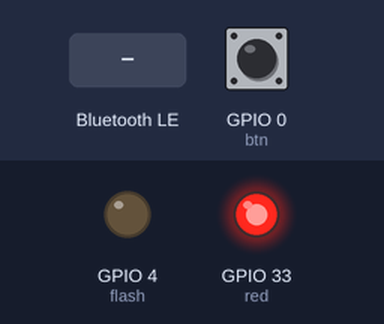
This program was run on a simulated ESP32 board running MicroPython. Shown: output pins drawn as LEDs (lit = HIGH). The test bench sets the inputs (shaded band); at power-on: GPIO 0 (btn) HIGH. Nothing arrives over Bluetooth unless stated; what the program prints to the serial console is not drawn.

Above: at 1.2 s.
1.3 s: "1" written over Bluetooth
At 2.0 s:
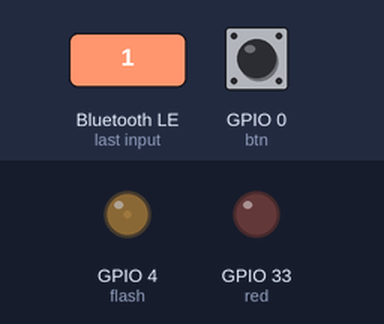
4.4 s: "0" written over Bluetooth
At 5.6 s:
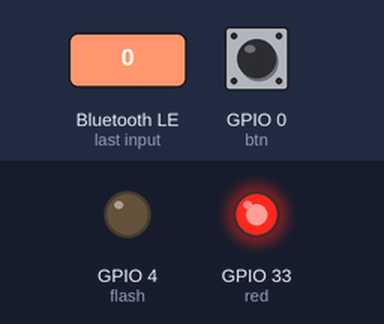
Timing chart, 0 to 7.4 s (numbered marks = the images above; inputs shaded):
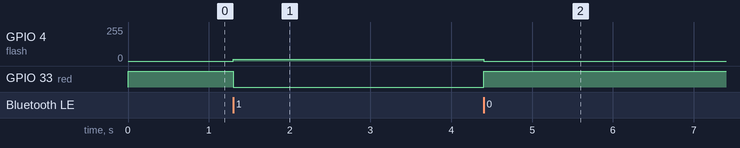

The program:

e3_ble_flash_control.py
```python
import bluetooth, time
from machine import Pin, PWM, Timer

NAME = "CAM-DW502-이재성"                                 # ★ 내 번호로 바꾼다
btn = Pin(0, Pin.IN, Pin.PULL_UP)               # 누르면 0
flash = PWM(Pin(4), freq=1000, duty=0)          # 플래시 밝기 0~1023 (직시 금지)
red = Pin(33, Pin.OUT, value=1)                 # 빨간 LED: 0 이 켜짐
BRIGHT = 60                                     # 약한 밝기

# ── 블루투스: 보드→폰(TX) 통로와 폰→보드(RX) 통로를 둘 다 만든다 ──
UART = bluetooth.UUID("6E400001-B5A3-F393-E0A9-E50E24DCCA9E")
TX = (bluetooth.UUID("6E400003-B5A3-F393-E0A9-E50E24DCCA9E"), bluetooth.FLAG_NOTIFY)
RX = (bluetooth.UUID("6E400002-B5A3-F393-E0A9-E50E24DCCA9E"),
      bluetooth.FLAG_WRITE | bluetooth.FLAG_WRITE_NO_RESPONSE)
SERVICE = (UART, (TX, RX))

ble = bluetooth.BLE()
ble.active(True)
((tx_handle, rx_handle),) = ble.gatts_register_services((SERVICE,))

conn = None
command = ""                                    # 폰이 보낸 글자를 적어 두는 포스트잇
btn_last = 1
flag_10ms = False
isr_cnt = 0

def make_payload(name):
    n = name.encode()
    return bytes([2, 0x01, 0x06]) + bytes([len(n) + 1, 0x09]) + n

def advertise():
    ble.gap_advertise(100_000, adv_data=make_payload(NAME))

def ble_irq(event, data):
    global conn, command
    if event == 1:                              # 폰이 연결됨
        conn = data[0]
        print("연결됨")
    elif event == 2:                            # 연결이 끊김
        conn = None
        print("끊김 → 다시 광고")
        advertise()
    elif event == 3:                            # 3 = 폰이 RX 에 글자를 써 넣음
        command = ble.gatts_read(rx_handle).decode().strip()   # 읽어서 포스트잇에 적어 둔다

ble.irq(ble_irq)

def send(msg):
    print(msg)
    if conn is not None:
        ble.gatts_notify(conn, tx_handle, msg.encode())

def timer_isr(t):
    global isr_cnt, flag_10ms
    isr_cnt += 1
    if isr_cnt % 10 == 0:
        flag_10ms = True
    if isr_cnt >= 1000:
        isr_cnt = 0

def task_10ms():
    global btn_last, command
    if command:                                 # 폰에서 온 명령이 있으면 처리한다
        if command == "1":
            flash.duty(BRIGHT)
            red.value(0)
            send("플래시 켜짐")
        elif command == "0":
            flash.duty(0)
            red.value(1)
            send("플래시 꺼짐")
        else:
            send("모르는 명령: " + command)
        command = ""                            # 처리했으니 포스트잇을 뗀다
    now = btn.value()
    if btn_last == 1 and now == 0:              # 보드 버튼 → 폰으로 알림
        send("보드 버튼 눌림")
    btn_last = now

tmr = Timer(0)
tmr.init(period=1, mode=Timer.PERIODIC, callback=timer_isr)
advertise()
print("광고 중:", NAME)

try:
    while True:
        if flag_10ms:
            flag_10ms = False
            task_10ms()
except KeyboardInterrupt:
    tmr.deinit()
    flash.duty(0)
    flash.deinit()
    ble.gap_advertise(None)
    ble.active(False)
    red.value(1)
    print("정지")

# ⭐ 도전: 폰에서 "2" 를 보내면 플래시가 더 밝아지게 command 처리를 한 칸 더 늘려 보자.
```

Measured:
- after the input at 1.3 s, GPIO 4 (flash): 0/255 → 15/255 at once; GPIO 33 (red): HIGH → LOW at once
- after the input at 4.4 s, GPIO 4 (flash): 15/255 → 0/255 at once; GPIO 33 (red): LOW → HIGH at once
